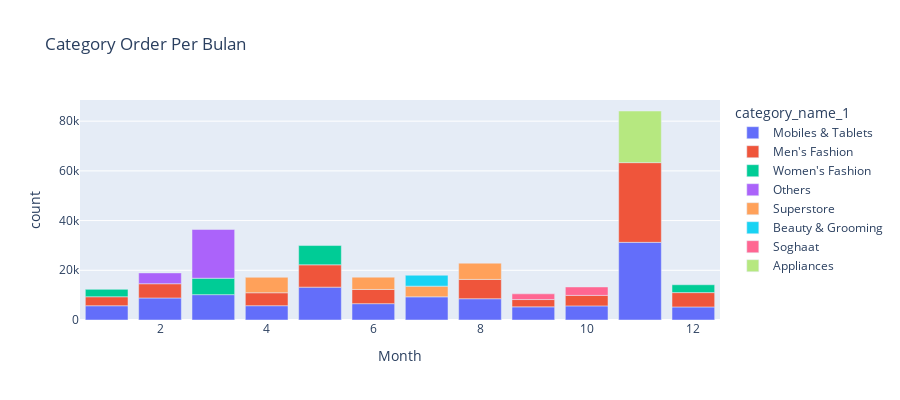

Here is the notebook cell this chart was saved with:
### Code cell
fig = px.bar(df_10, x='Month', y='count',
             hover_data=['category_name_1'], color='category_name_1', height=400, title='Category Order Per Bulan')
fig.show()

### Figure 1 — Plotly figure (JSON) as saved in the notebook; plotly's stock layout.template omitted (floating-point values rounded to 4 significant figures)
{"data": [{"alignmentgroup": "True", "customdata": [["Mobiles & Tablets"], ["Mobiles & Tablets"], ["Mobiles & Tablets"], ["Mobiles & Tablets"], ["Mobiles & Tablets"], ["Mobiles & Tablets"], ["Mobiles & Tablets"], ["Mobiles & Tablets"], ["Mobiles & Tablets"], ["Mobiles & Tablets"], ["Mobiles & Tablets"], ["Mobiles & Tablets"]], "hovertemplate": "category_name_1=%{customdata[0]}<br>Month=%{x}<br>count=%{y}<extra></extra>", "legendgroup": "Mobiles & Tablets", "marker": {"color": "#636efa", "pattern": {"shape": ""}}, "name": "Mobiles & Tablets", "offsetgroup": "Mobiles & Tablets", "orientation": "v", "showlegend": true, "textposition": "auto", "type": "bar", "x": [1, 2, 3, 4, 5, 6, 7, 8, 9, 10, 11, 12], "xaxis": "x", "y": [5739, 8862, 10207, 5756, 13227, 6578, 9321, 8558, 5285, 5680, 31243, 5254], "yaxis": "y"}, {"alignmentgroup": "True", "customdata": [["Men's Fashion"], ["Men's Fashion"], ["Men's Fashion"], ["Men's Fashion"], ["Men's Fashion"], ["Men's Fashion"], ["Men's Fashion"], ["Men's Fashion"], ["Men's Fashion"], ["Men's Fashion"]], "hovertemplate": "category_name_1=%{customdata[0]}<br>Month=%{x}<br>count=%{y}<extra></extra>", "legendgroup": "Men's Fashion", "marker": {"color": "#EF553B", "pattern": {"shape": ""}}, "name": "Men's Fashion", "offsetgroup": "Men's Fashion", "orientation": "v", "showlegend": true, "textposition": "auto", "type": "bar", "x": [1, 2, 4, 5, 6, 8, 9, 10, 11, 12], "xaxis": "x", "y": [3617, 5737, 5205, 8981, 5710, 7774, 2939, 4221, 32075, 5771], "yaxis": "y"}, {"alignmentgroup": "True", "customdata": [["Women's Fashion"], ["Women's Fashion"], ["Women's Fashion"], ["Women's Fashion"]], "hovertemplate": "category_name_1=%{customdata[0]}<br>Month=%{x}<br>count=%{y}<extra></extra>", "legendgroup": "Women's Fashion", "marker": {"color": "#00cc96", "pattern": {"shape": ""}}, "name": "Women's Fashion", "offsetgroup": "Women's Fashion", "orientation": "v", "showlegend": true, "textposition": "auto", "type": "bar", "x": [1, 3, 5, 12], "xaxis": "x", "y": [2973, 6603, 7753, 3152], "yaxis": "y"}, {"alignmentgroup": "True", "customdata": [["Others"], ["Others"]], "hovertemplate": "category_name_1=%{customdata[0]}<br>Month=%{x}<br>count=%{y}<extra></extra>", "legendgroup": "Others", "marker": {"color": "#ab63fa", "pattern": {"shape": ""}}, "name": "Others", "offsetgroup": "Others", "orientation": "v", "showlegend": true, "textposition": "auto", "type": "bar", "x": [2, 3], "xaxis": "x", "y": [4342, 19611], "yaxis": "y"}, {"alignmentgroup": "True", "customdata": [["Superstore"], ["Superstore"], ["Superstore"], ["Superstore"]], "hovertemplate": "category_name_1=%{customdata[0]}<br>Month=%{x}<br>count=%{y}<extra></extra>", "legendgroup": "Superstore", "marker": {"color": "#FFA15A", "pattern": {"shape": ""}}, "name": "Superstore", "offsetgroup": "Superstore", "orientation": "v", "showlegend": true, "textposition": "auto", "type": "bar", "x": [4, 6, 7, 8], "xaxis": "x", "y": [6219, 4952, 4298, 6534], "yaxis": "y"}, {"alignmentgroup": "True", "customdata": [["Beauty & Grooming"]], "hovertemplate": "category_name_1=%{customdata[0]}<br>Month=%{x}<br>count=%{y}<extra></extra>", "legendgroup": "Beauty & Grooming", "marker": {"color": "#19d3f3", "pattern": {"shape": ""}}, "name": "Beauty & Grooming", "offsetgroup": "Beauty & Grooming", "orientation": "v", "showlegend": true, "textposition": "auto", "type": "bar", "x": [7], "xaxis": "x", "y": [4383], "yaxis": "y"}, {"alignmentgroup": "True", "customdata": [["Soghaat"], ["Soghaat"]], "hovertemplate": "category_name_1=%{customdata[0]}<br>Month=%{x}<br>count=%{y}<extra></extra>", "legendgroup": "Soghaat", "marker": {"color": "#FF6692", "pattern": {"shape": ""}}, "name": "Soghaat", "offsetgroup": "Soghaat", "orientation": "v", "showlegend": true, "textposition": "auto", "type": "bar", "x": [9, 10], "xaxis": "x", "y": [2303, 3396], "yaxis": "y"}, {"alignmentgroup": "True", "customdata": [["Appliances"]], "hovertemplate": "category_name_1=%{customdata[0]}<br>Month=%{x}<br>count=%{y}<extra></extra>", "legendgroup": "Appliances", "marker": {"color": "#B6E880", "pattern": {"shape": ""}}, "name": "Appliances", "offsetgroup": "Appliances", "orientation": "v", "showlegend": true, "textposition": "auto", "type": "bar", "x": [11], "xaxis": "x", "y": [20774], "yaxis": "y"}], "layout": {"barmode": "relative", "height": 400, "legend": {"title": {"text": "category_name_1"}, "tracegroupgap": 0}, "title": {"text": "Category Order Per Bulan"}, "xaxis": {"anchor": "y", "domain": [0, 1], "title": {"text": "Month"}}, "yaxis": {"anchor": "x", "domain": [0, 1], "title": {"text": "count"}}}}
